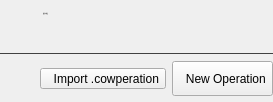
            <widget class="QWidget" name="customOperationsPage">
             <layout class="QVBoxLayout" name="verticalLayout_20">
              <property name="leftMargin">
               <number>0</number>
              </property>
              <property name="topMargin">
               <number>0</number>
              </property>
              <property name="rightMargin">
               <number>0</number>
              </property>
              <property name="bottomMargin">
               <number>0</number>
              </property>
              <item>
               <widget class="QWidget" name="horizontalWidget_7" native="true">
                <layout class="QHBoxLayout" name="horizontalLayout_22">
                 <property name="spacing">
                  <number>10</number>
                 </property>
                 <property name="leftMargin">
                  <number>0</number>
                 </property>
                 <property name="topMargin">
                  <number>9</number>
                 </property>
                 <property name="rightMargin">
                  <number>0</number>
                 </property>
                 <property name="bottomMargin">
                  <number>9</number>
                 </property>
                 <item>
                  <widget class="QToolButton" name="toolButton_12">
                   <property name="enabled">
                    <bool>false</bool>
                   </property>
                   <property name="styleSheet">
                    <string notr="true">QToolButton {
	icon-size: 24px;
	background-color: transparent;
	padding-left: 0px;
	padding-right: 5px;
	border-radius: 0px;
}</string>
                   </property>
                   <property name="icon">
                    <iconset>
                     <normaloff>:/icon/pencil.svg</normaloff>:/icon/pencil.svg</iconset>
                   </property>
                   <property name="iconSize">
                    <size>
                     <width>25</width>
                     <height>25</height>
                    </size>
                   </property>
                  </widget>
                 </item>
                 <item>
                  <widget class="QWidget" name="verticalWidget_6" native="true">
                   <layout class="QVBoxLayout" name="verticalLayout_18">
                    <property name="spacing">
                     <number>6</number>
                    </property>
                    <property name="leftMargin">
                     <number>0</number>
                    </property>
                    <property name="topMargin">
                     <number>0</number>
                    </property>
                    <property name="rightMargin">
                     <number>0</number>
                    </property>
                    <property name="bottomMargin">
                     <number>0</number>
                    </property>
                    <item>
                     <widget class="QLabel" name="customOperationsLbl">
                      <property name="font">
                       <font>
                        <pointsize>-1</pointsize>
                        <bold>false</bold>
                       </font>
                      </property>
                      <property name="text">
                       <string>自定义选项</string>
                      </property>
                     </widget>
                    </item>
                    <item>
                     <widget class="QLabel" name="label_14">
                      <property name="text">
                       <string/>
                      </property>
                     </widget>
                    </item>
                   </layout>
                  </widget>
                 </item>
                 <item>
                  <spacer name="horizontalSpacer_9">
                   <property name="orientation">
                    <enum>Qt::Horizontal</enum>
                   </property>
                   <property name="sizeHint" stdset="0">
                    <size>
                     <width>40</width>
                     <height>20</height>
                    </size>
                   </property>
                  </spacer>
                 </item>
                </layout>
               </widget>
              </item>
              <item>
               <widget class="Line" name="line_14">
                <property name="styleSheet">
                 <string notr="true">QFrame {
	color: #414141;
}</string>
                </property>
                <property name="frameShadow">
                 <enum>QFrame::Plain</enum>
                </property>
                <property name="orientation">
                 <enum>Qt::Horizontal</enum>
                </property>
               </widget>
              </item>
              <item>
               <widget class="QWidget" name="customOperationsPageContent" native="true">
                <property name="enabled">
                 <bool>true</bool>
                </property>
                <layout class="QVBoxLayout" name="verticalLayout_19">
                 <property name="leftMargin">
                  <number>0</number>
                 </property>
                 <property name="topMargin">
                  <number>0</number>
                 </property>
                 <property name="rightMargin">
                  <number>0</number>
                 </property>
                 <property name="bottomMargin">
                  <number>0</number>
                 </property>
                 <item>
                  <layout class="QHBoxLayout" name="customOpsTopBtns">
                   <property name="spacing">
                    <number>6</number>
                   </property>
                   <property name="bottomMargin">
                    <number>0</number>
                   </property>
                   <item>
                    <spacer name="horizontalSpacer_17">
                     <property name="orientation">
                      <enum>Qt::Horizontal</enum>
                     </property>
                     <property name="sizeHint" stdset="0">
                      <size>
                       <width>40</width>
                       <height>20</height>
                      </size>
                     </property>
                    </spacer>
                   </item>
                   <item alignment="Qt::AlignLeft">
                    <widget class="QToolButton" name="importOperationBtn">
                     <property name="enabled">
                      <bool>true</bool>
                     </property>
                     <property name="text">
                      <string>  Import .cowperation</string>
                     </property>
                     <property name="icon">
                      <iconset>
                       <normaloff>:/icon/import.svg</normaloff>:/icon/import.svg</iconset>
                     </property>
                     <property name="iconSize">
                      <size>
                       <width>20</width>
                       <height>20</height>
                      </size>
                     </property>
                     <property name="toolButtonStyle">
                      <enum>Qt::ToolButtonTextBesideIcon</enum>
                     </property>
                    </widget>
                   </item>
                   <item alignment="Qt::AlignLeft">
                    <widget class="QToolButton" name="newOperationBtn">
                     <property name="enabled">
                      <bool>true</bool>
                     </property>
                     <property name="sizePolicy">
                      <sizepolicy hsizetype="Expanding" vsizetype="Fixed">
                       <horstretch>0</horstretch>
                       <verstretch>0</verstretch>
                      </sizepolicy>
                     </property>
                     <property name="minimumSize">
                      <size>
                       <width>0</width>
                       <height>35</height>
                      </size>
                     </property>
                     <property name="text">
                      <string>  New Operation</string>
                     </property>
                     <property name="icon">
                      <iconset>
                       <normaloff>:/icon/plus.svg</normaloff>:/icon/plus.svg</iconset>
                     </property>
                     <property name="iconSize">
                      <size>
                       <width>16</width>
                       <height>16</height>
                      </size>
                     </property>
                     <property name="checkable">
                      <bool>false</bool>
                     </property>
                     <property name="autoExclusive">
                      <bool>true</bool>
                     </property>
                     <property name="toolButtonStyle">
                      <enum>Qt::ToolButtonTextBesideIcon</enum>
                     </property>
                    </widget>
                   </item>
                  </layout>
                 </item>
                 <item>
                  <widget class="QWidget" name="operationsCnt" native="true">
                   <property name="enabled">
                    <bool>true</bool>
                   </property>
                   <property name="sizePolicy">
                    <sizepolicy hsizetype="Expanding" vsizetype="Expanding">
                     <horstretch>0</horstretch>
                     <verstretch>0</verstretch>
                    </sizepolicy>
                   </property>
                  </widget>
                 </item>
                </layout>
               </widget>
              </item>
             </layout>
            </widget>
